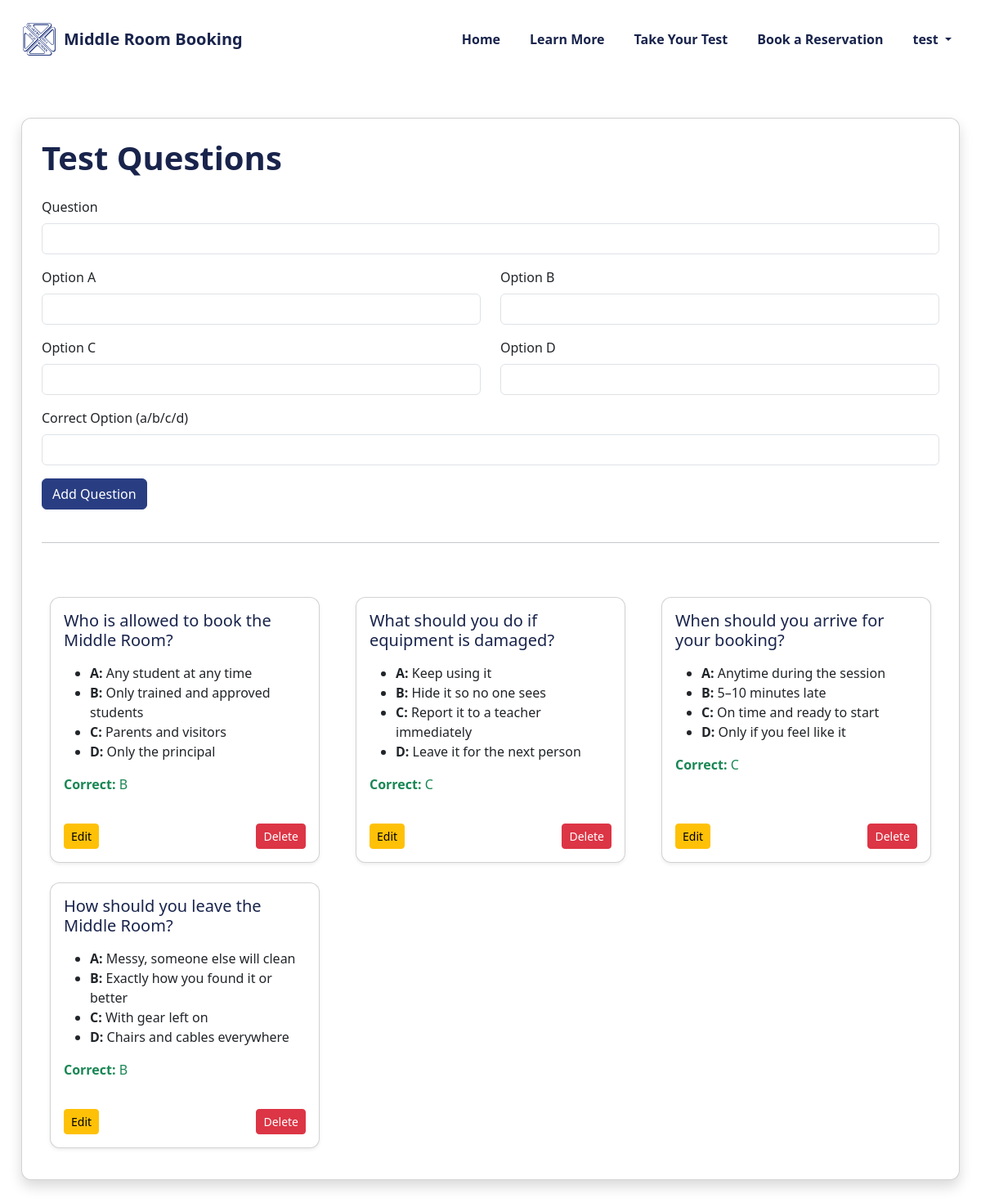
/admin/questions (signed in), run on the app's committed database.
### tables this page shows
CREATE TABLE questions (
    id INTEGER PRIMARY KEY AUTOINCREMENT,
    question TEXT,
    option_a TEXT,
    option_b TEXT,
    option_c TEXT,
    option_d TEXT,
    correct_option TEXT
, position INTEGER DEFAULT 0);

### Everything/app.py (the view)
@app.route("/admin/questions")
@admin_required
def admin_questions():
    db = get_db()
    questions = db.execute("SELECT * FROM questions ORDER BY id").fetchall()
    return render_template("admin/admin_questions.html", questions=questions)

### Everything/app.py (called while the page is built)
def admin_required(f):
    @wraps(f)
    def wrapper(*args, **kwargs):
        if not session.get("is_admin"):
            return redirect("/")
        return f(*args, **kwargs)
    return wrapper

### Everything/database/db.py (called while the page is built)
def get_db():
    db = sqlite3.connect("database.db", check_same_thread=False)
    db.row_factory = sqlite3.Row
    db.execute("PRAGMA journal_mode=WAL;")
    db.execute("PRAGMA busy_timeout = 3000;")
    return db

### Everything/templates/admin/admin_questions.html
{% include "header.html" %}
<div class="container mt-5 mb-5">
    <div class="card shadow p-4 pb-5" style="border-radius: 12px;">
        <h1 class="mb-4" style="color:#19244c; font-weight:700;">
            Test Questions
        </h1>
        <form action="/admin/questions/add" method="POST" class="mb-4">
            <div class="mb-3">
                <label class="form-label">Question</label>
                <input name="question" class="form-control" required>
            </div>
            <div class="row">
                <div class="col-md-6 mb-3">
                    <label class="form-label">Option A</label>
                    <input name="a" class="form-control" required>
                </div>
                <div class="col-md-6 mb-3">
                    <label class="form-label">Option B</label>
                    <input name="b" class="form-control" required>
                </div>
                <div class="col-md-6 mb-3">
                    <label class="form-label">Option C</label>
                    <input name="c" class="form-control" required>
                </div>
                <div class="col-md-6 mb-3">
                    <label class="form-label">Option D</label>
                    <input name="d" class="form-control" required>
                </div>
            </div>
            <div class="mb-3">
                <label class="form-label">Correct Option (a/b/c/d)</label>
                <input name="correct" class="form-control" required>
            </div>
            <button class="btn btn-primary">Add Question</button>
        </form>
        <hr>
        <div class="row g-4 mt-3">
            {% for q in questions %}
            <div class="col-md-6 col-lg-4">
                <div class="card shadow-sm p-3 h-100">
                    <h5 style="color:#19244c;">{{ q.question }}</h5>
                    <ul class="mt-2">
                        <li><strong>A:</strong> {{ q.option_a }}</li>
                        <li><strong>B:</strong> {{ q.option_b }}</li>
                        <li><strong>C:</strong> {{ q.option_c }}</li>
                        <li><strong>D:</strong> {{ q.option_d }}</li>
                    </ul>
                    <p class="text-success"><strong>Correct:</strong> {{ q.correct_option|upper }}</p>
                    <div class="d-flex justify-content-between mt-auto">
                        <a href="/admin/questions/edit/{{ q.id }}" class="btn btn-warning btn-sm">Edit</a>
                        <form action="/admin/questions/delete/{{ q.id }}" method="POST">
                            <button class="btn btn-danger btn-sm">Delete</button>
                        </form>
                    </div>
                </div>
            </div>
            {% endfor %}
        </div>
    </div>
</div>

### Everything/static/styles.css (style rules this page uses)
html, body { margin: 0; padding: 0; width: 100%; overflow-x: hidden; }
.container { width: 100%; max-width: 1200px; margin: 0 auto; padding: 0 16px; }
.card { border-radius: 12px; margin: 10px; }
.btn-primary { background-color: #293D82 !important; border-color: #293D82 !important; }

### data on the page
questions: question "Who is allowed to book the Middle Room?", option_a "Any student at any time", option_b "Only trained and approved students", option_c "Parents and visitors", option_d "Only the principal", correct_option "B"
questions: question "What should you do if equipment is damaged?", option_a "Keep using it", option_b "Hide it so no one sees", option_c "Report it to a teacher immediately", option_d "Leave it for the next person", correct_option "C"
questions: question "When should you arrive for your booking?", option_a "Anytime during the session", option_b "5–10 minutes late", option_c "On time and ready to start", option_d "Only if you feel like it", correct_option "C"
questions: question "How should you leave the Middle Room?", option_a "Messy, someone else will clean", option_b "Exactly how you found it or better", option_c "With gear left on", option_d "Chairs and cables everywhere", correct_option "B"

### other printed values
{{ session["user"].split("@")[0] }} "test"
